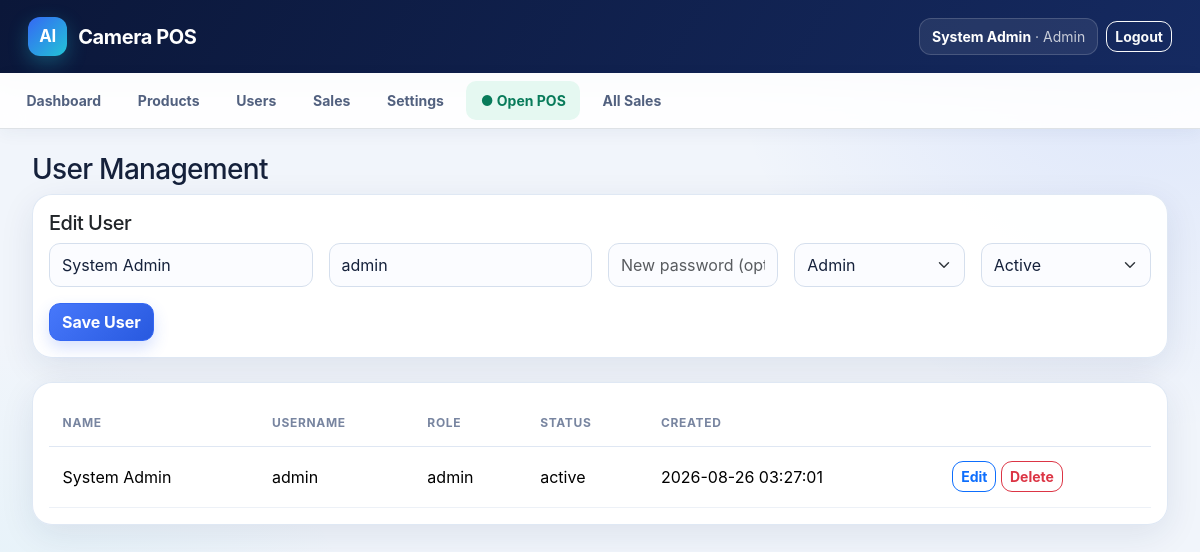
Screenshot of /admin/users.php?edit=1 (signed in) with the database file from the repository.
### tables this page shows
CREATE TABLE users (id INT UNSIGNED AUTO_INCREMENT PRIMARY KEY,name VARCHAR(100) NOT NULL,username VARCHAR(50) NOT NULL UNIQUE,password VARCHAR(255) NOT NULL,role ENUM('admin','cashier') NOT NULL DEFAULT 'cashier',status ENUM('active','inactive') NOT NULL DEFAULT 'active',created_at TIMESTAMP DEFAULT CURRENT_TIMESTAMP);

### config/database.php (called while the page is built, shortened)
<?php
function db(): PDO
{
    static $pdo;
    if (!$pdo) {
        $pdo = new PDO('mysql:host=' . DB_HOST . ';dbname=' . DB_NAME . ';charset=utf8mb4', DB_USER, DB_PASS, [
            PDO::ATTR_ERRMODE => PDO::ERRMODE_EXCEPTION,
            PDO::ATTR_DEFAULT_FETCH_MODE => PDO::FETCH_ASSOC,
            PDO::ATTR_EMULATE_PREPARES => false,
        ]);
    }
    return $pdo;
}

### includes/bootstrap.php (called while the page is built, shortened)
<?php
require_once __DIR__ . '/../config/database.php';
function e(mixed $value): string { return htmlspecialchars((string)$value, ENT_QUOTES, 'UTF-8'); }

### admin/users.php (the view, shortened to what this page needs)
<?php
require __DIR__.'/../includes/bootstrap.php';require_login('admin');
$edit=null;if(isset($_GET['edit'])){$s=db()->prepare('SELECT id,name,username,role,status FROM users WHERE id=?');$s->execute([(int)$_GET['edit']]);$edit=$s->fetch();}$users=db()->query('SELECT id,name,username,role,status,created_at FROM users ORDER BY id DESC')->fetchAll();$pageTitle='Users';require __DIR__.'/../includes/header.php';?>
<h1 class="h3">User Management</h1><div class="card p-3 mb-4"><h2 class="h5"><?= $edit?'Edit':'Add' ?> User</h2><form method="post"><input type="hidden" name="csrf_token" value="<?=e(csrf_token())?>"><input type="hidden" name="id" value="<?=e($edit['id']??'')?>"><div class="row g-3"><div class="col-md-3"><input class="form-control" name="name" placeholder="Full name" value="<?=e($edit['name']??'')?>" required></div><div class="col-md-3"><input class="form-control" name="username" placeholder="Username" value="<?=e($edit['username']??'')?>" required></div><div class="col-md-2"><input class="form-control" type="password" name="password" placeholder="<?= $edit?'New password (optional)':'Password (8+ chars)' ?>" <?= $edit?'':'required' ?>></div><div class="col-md-2"><select class="form-select" name="role"><option value="cashier">Cashier</option><option value="admin" <?=($edit['role']??'')==='admin'?'selected':''?>>Admin</option></select></div><div class="col-md-2"><select class="form-select" name="status"><option value="active">Active</option><option value="inactive" <?=($edit['status']??'')==='inactive'?'selected':''?>>Inactive</option></select></div><div class="col-12"><button class="btn btn-primary">Save User</button></div></div></form></div>
<div class="card p-3 table-responsive"><table class="table"><thead><tr><th>Name</th><th>Username</th><th>Role</th><th>Status</th><th>Created</th><th></th></tr></thead><tbody><?php foreach($users as $u):?><tr><td><?=e($u['name'])?></td><td><?=e($u['username'])?></td><td><?=e($u['role'])?></td><td><?=e($u['status'])?></td><td><?=e($u['created_at'])?></td><td><a class="btn btn-sm btn-outline-primary" href="?edit=<?=$u['id']?>">Edit</a> <form method="post" class="d-inline" onsubmit="return confirm('Delete this user?')"><input type="hidden" name="csrf_token" value="<?=e(csrf_token())?>"><input type="hidden" name="action" value="delete"><input type="hidden" name="id" value="<?=$u['id']?>"><button class="btn btn-sm btn-outline-danger">Delete</button></form></td></tr><?php endforeach;?></tbody></table></div>
<?php require __DIR__.'/../includes/footer.php';

### assets/css/app.css (style rules this page uses)
:root { --navy:#0b1739;--navy2:#152a61;--blue:#3568f4;--cyan:#22c4d6;--green:#13a978;--bg:#f1f5fb;--text:#15213b;--muted:#6b7894;--border:#dfe7f3;--shadow:0 10px 35px rgba(22,42,87,.09) }
* { box-sizing:border-box }
body { min-height:100vh;background:radial-gradient(circle at 96% 0,rgba(53,104,244,.12),transparent 27rem),radial-gradient(circle at 0 90%,rgba(34,196,214,.08),transparent 24rem),var(--bg);color:var(--text);font-family:Inter,ui-sans-serif,system-ui,-apple-system,"Segoe UI",sans-serif }
h1,h2,h3,h4,h5 { color:#142246;font-weight:750;letter-spacing:-.025em }
.card { border:1px solid rgba(218,228,243,.85);border-radius:20px;background:rgba(255,255,255,.96);box-shadow:var(--shadow) }
.table { --bs-table-bg:transparent;margin-bottom:0 }
.table thead th { padding:.9rem .85rem;border-bottom:1px solid var(--border);color:#7885a0;font-size:.75rem;text-transform:uppercase;letter-spacing:.055em }
.table tbody td { padding:.9rem .85rem;border-color:#edf1f7;vertical-align:middle }
.table tbody tr { transition:background .15s ease }
.form-control,.form-select { min-height:44px;border:1px solid #d5dfed;border-radius:11px;background-color:#fbfcff;color:var(--text) }
.btn { border-radius:11px;font-weight:680;transition:transform .16s ease,box-shadow .16s ease }
.btn-primary { border-color:var(--blue);background:linear-gradient(135deg,#4778fb,#2859df);box-shadow:0 7px 16px rgba(53,104,244,.2) }

### rows the page displays
users: name "System Admin", username "admin", role "Admin", role "admin", status "active", created_at "2026-08-26 03:27:01"

### other values shown
user()['name'] "System Admin"
user()['role'] "Admin"
